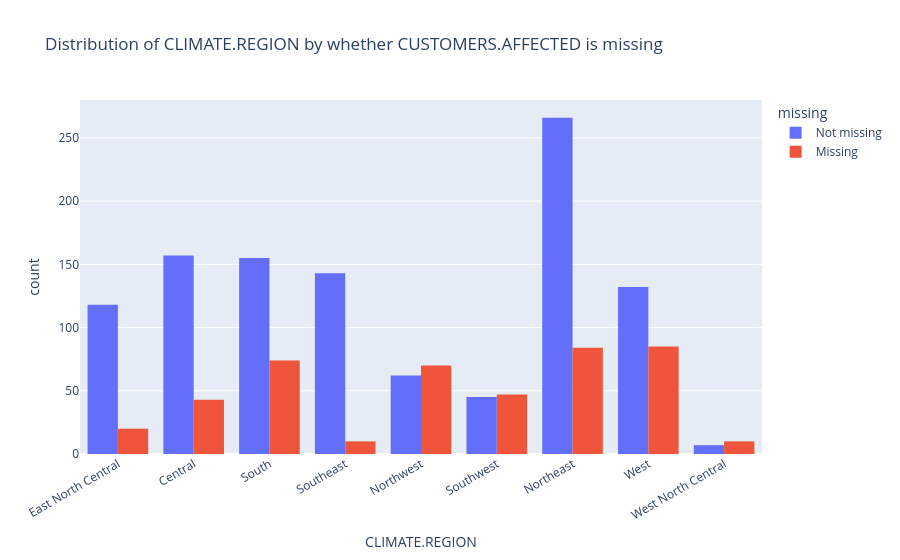

Write notebook code for a chart like this one.
### Markdown cell above
## Step 3: Assessment of Missingness

### Code cell
# Column with non-trivial missingness: CUSTOMERS.AFFECTED
outages["CUSTOMERS.AFFECTED_missing"] = outages["CUSTOMERS.AFFECTED"].isna()

def perm_missingness_stat(df, miss_col, other_col):
    tbl = pd.crosstab(df[other_col], df[miss_col])
    if tbl.shape[1] < 2:
        return 0.0
    from scipy.stats import chi2_contingency
    chi2, _, _, _ = chi2_contingency(tbl)
    return chi2

n_reps = 500
miss = outages["CUSTOMERS.AFFECTED_missing"].values

# Test: does missingness of CUSTOMERS.AFFECTED depend on U.S._STATE?
obs_state = perm_missingness_stat(outages, "CUSTOMERS.AFFECTED_missing", "U.S._STATE")
perm_stats_state = []
for _ in range(n_reps):
    shuffled = np.random.permutation(miss)
    df_perm = outages.copy()
    df_perm["CUSTOMERS.AFFECTED_missing"] = shuffled
    perm_stats_state.append(perm_missingness_stat(df_perm, "CUSTOMERS.AFFECTED_missing", "U.S._STATE"))
p_state = np.mean(np.array(perm_stats_state) >= obs_state)
print("Missingness of CUSTOMERS.AFFECTED vs U.S._STATE: observed chi2 =", round(obs_state, 4), ", p-value =", p_state)

# Test: does missingness of CUSTOMERS.AFFECTED depend on CLIMATE.CATEGORY?
obs_clim = perm_missingness_stat(outages, "CUSTOMERS.AFFECTED_missing", "CLIMATE.CATEGORY")
perm_stats_clim = []
for _ in range(n_reps):
    shuffled = np.random.permutation(miss)
    df_perm = outages.copy()
    df_perm["CUSTOMERS.AFFECTED_missing"] = shuffled
    perm_stats_clim.append(perm_missingness_stat(df_perm, "CUSTOMERS.AFFECTED_missing", "CLIMATE.CATEGORY"))
p_clim = np.mean(np.array(perm_stats_clim) >= obs_clim)
print("Missingness of CUSTOMERS.AFFECTED vs CLIMATE.CATEGORY: observed chi2 =", round(obs_clim, 4), ", p-value =", p_clim)

# Plot: distribution of CLIMATE.REGION by missing vs not
fig_miss = px.histogram(
    outages.assign(missing=outages["CUSTOMERS.AFFECTED_missing"].map({True: "Missing", False: "Not missing"})),
    x="CLIMATE.REGION",
    color="missing",
    barmode="group",
    title="Distribution of CLIMATE.REGION by whether CUSTOMERS.AFFECTED is missing",
)
fig_miss.update_layout(xaxis_tickangle=-30)
fig_miss

### Figure 1 — Plotly figure (JSON) as saved in the notebook; plotly's stock layout.template omitted (floating-point values rounded to 4 significant figures; data arrays with more than 128 entries replaced by an {"elided": "..."} marker saying what was removed)
{"data": [{"alignmentgroup": "True", "bingroup": "x", "hovertemplate": "missing=Not missing<br>CLIMATE.REGION=%{x}<br>count=%{y}<extra></extra>", "legendgroup": "Not missing", "marker": {"color": "#636efa", "pattern": {"shape": ""}}, "name": "Not missing", "offsetgroup": "Not missing", "orientation": "v", "showlegend": true, "type": "histogram", "x": {"elided": "1091 str values"}, "xaxis": "x", "yaxis": "y"}, {"alignmentgroup": "True", "bingroup": "x", "hovertemplate": "missing=Missing<br>CLIMATE.REGION=%{x}<br>count=%{y}<extra></extra>", "legendgroup": "Missing", "marker": {"color": "#EF553B", "pattern": {"shape": ""}}, "name": "Missing", "offsetgroup": "Missing", "orientation": "v", "showlegend": true, "type": "histogram", "x": {"elided": "443 str values"}, "xaxis": "x", "yaxis": "y"}], "layout": {"barmode": "group", "legend": {"title": {"text": "missing"}, "tracegroupgap": 0}, "title": {"text": "Distribution of CLIMATE.REGION by whether CUSTOMERS.AFFECTED is missing"}, "xaxis": {"anchor": "y", "domain": [0, 1], "tickangle": -30, "title": {"text": "CLIMATE.REGION"}}, "yaxis": {"anchor": "x", "domain": [0, 1], "title": {"text": "count"}}}}
